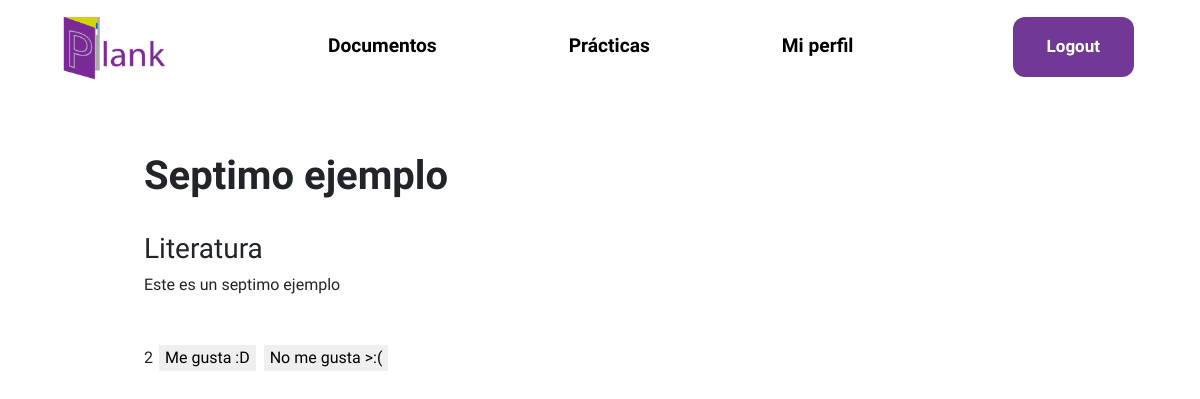
Page /documento/6/ (signed in) on the earlier database version.
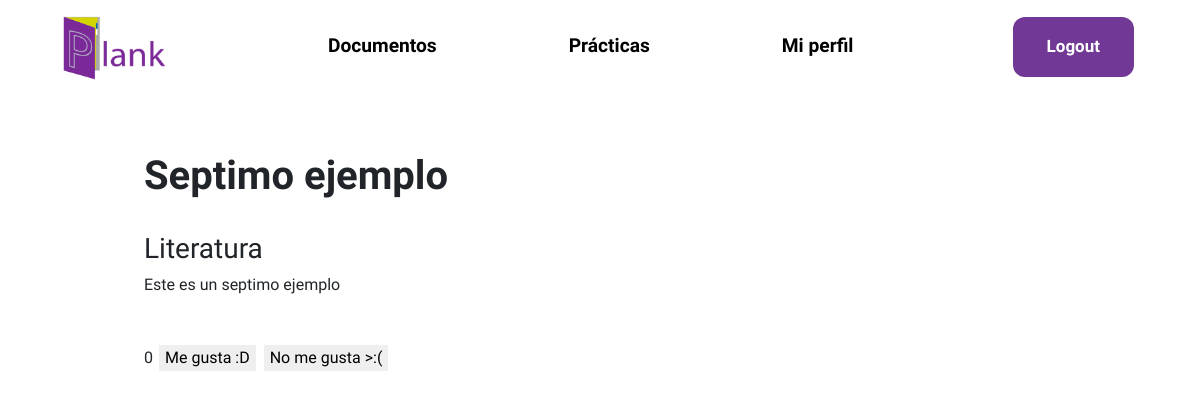
Same page on the later database version.
### usuario/models.py (models this page shows, shortened)
class Herramienta(models.Model):
    user = models.ForeignKey(User,null = True, on_delete=models.SET_NULL)
    filtro = models.CharField(choices = ELECCION_TEMAS, max_length=50, default=('Matemáticas',('Álgebra','Álgebra')))
    titulo = models.CharField(max_length=100, blank=False,default='')
    descripcion = models.CharField(max_length=100, blank= False)
    visible = models.BooleanField(default=True)
    voto = models.IntegerField(default=0)
    class Meta:
        abstract = True

class Flashcard(Herramienta):
    contenido = tinymce_models.HTMLField()  #Para el editor de texto

### core/views.py (the view)
# urls.py: path("documento/<int:id>/",views.documento,name="documento"),
@login_required
def documento(request,id):
    documento = Flashcard.objects.get(id=id)
    voto = VotoFlash.voted(documento,request.user)
    return render(request,"core/documento.html",{"documento":documento,"voto":voto})

### voto/models.py (called while the page is built)
    def voted(id_flashcard,usuario):
        try:
            voto = VotoFlash.objects.get(id_flashcard=id_flashcard,usuario = usuario)
        except:
            voto = None
        finally:
            if voto != None:
                if voto.positivo:
                    return 1
                else:
                    return 0
            else:
                return -1

### core/templates/core/documento.html (shortened to what this page needs)
{% extends 'core/layout.html' %}
{% load static %}
{%block cssPath%}
<link rel="stylesheet" href="{% static 'core/styleContent.css' %}"  type="text/css"/>
{%endblock cssPath%}
{% block body %}
<div class="document-container">
    <h1 id="titulo">{{documento.titulo}}</h1>
    <br>
    <h3>{{documento.filtro}}</h3>
    <div>{{documento.descripcion}}</div>
    <br>
    <br>
    <div class="like-dislike">
        <p class="votos" id="votos">{{documento.voto}}</p>
        <button class="voto" id="positivo" data-catid="{{documento.id}}" {% if voto == 1%} value="selected" {%else%} value="unselected" {%endif%}>Me gusta :D</button>
        <button class="voto" id="negativo" data-catid="{{documento.id}}" {% if voto == 0%} value="selected" {%else%} value="unselected" {%endif%}>No me gusta >:(</button>
    </div>
</div>
{% endblock body %}

Differences in the rows shown:
changed Flashcard "Septimo ejemplo": voto "2" → "0"
